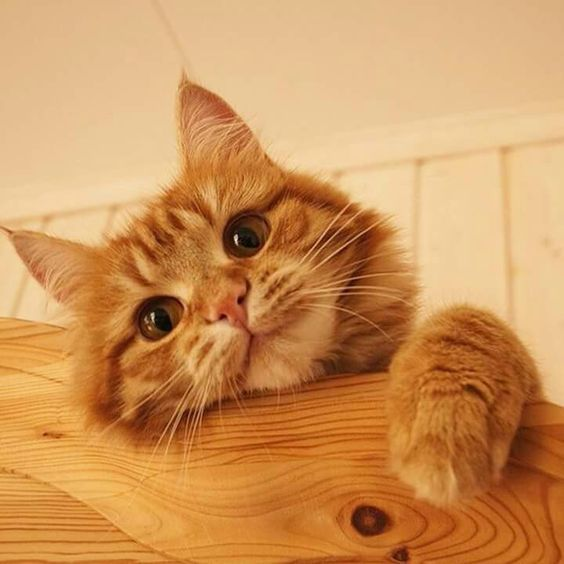
#> input picture practical/images/cat.jpg, 564 x 564 px
$ python intensity_slicing.py
#> lines starting #> are read from the running program, lines starting #| are printed output that depends on the picture
import cv2
import numpy as np


def intensitySlicingBg(img,low,high):
    height,width=img.shape
    result=np.zeros(shape=(height,width),dtype=np.uint8)
    for i in range(height):
        for j in range(width):
            if img[i,j]>low and img[i,j]<high:
                result[i,j]=255
            else:
                result[i,j]=img[i,j]
    return result

def instensitySlicingwithoutbg(img,low,high):
    height,width=img.shape
    result=np.zeros(shape=(height,width),dtype=np.uint8)
    for i in range(height):
        for j in range(width):
            if img[i,j]>low and img[i,j]<high:
                result[i,j]=img[i,j]
            else:
                result[i,j]=0
    return result

img=cv2.imread("images/cat.jpg",0)
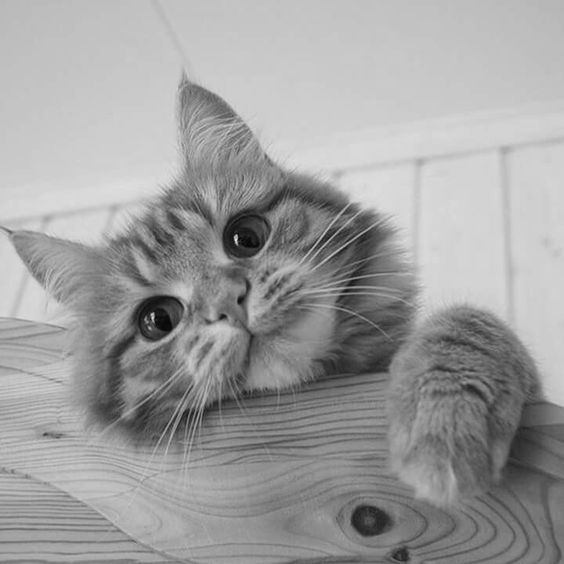
#> img: shape (564, 564); min 2, max 232, mean 158.6

low=100
high=200


def imgneg(img):
    height,width=img.shape
    result=np.zeros(shape=(height,width),dtype=np.uint8)
    for i in range(height):
        for j in range(width):
            result[i,j]=255-img[i,j]
    return result

bg=intensitySlicingBg(img,low,high)
#> after the loop in intensitySlicingBg, `for i in range(height):`:
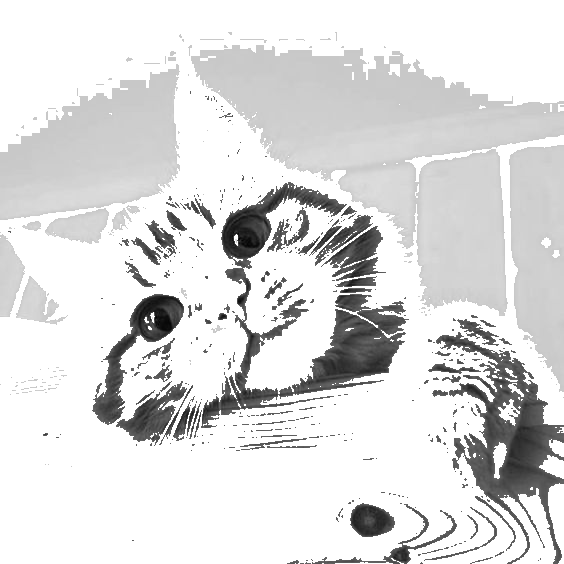
#> result: shape (564, 564); min 2, max 255, mean 221.1
nobg=instensitySlicingwithoutbg(img,low,high)
#> after the loop in instensitySlicingwithoutbg, `for i in range(height):`:
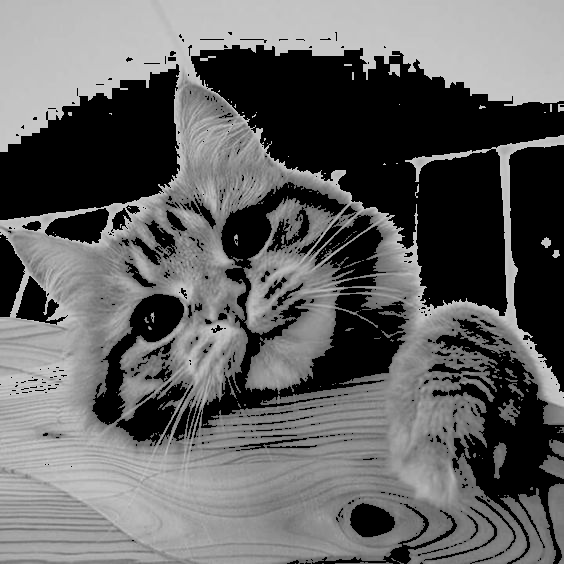
#> result: shape (564, 564); min 0, max 199, mean 98
neg=imgneg(img)
#> after the loop in imgneg, `for i in range(height):`:
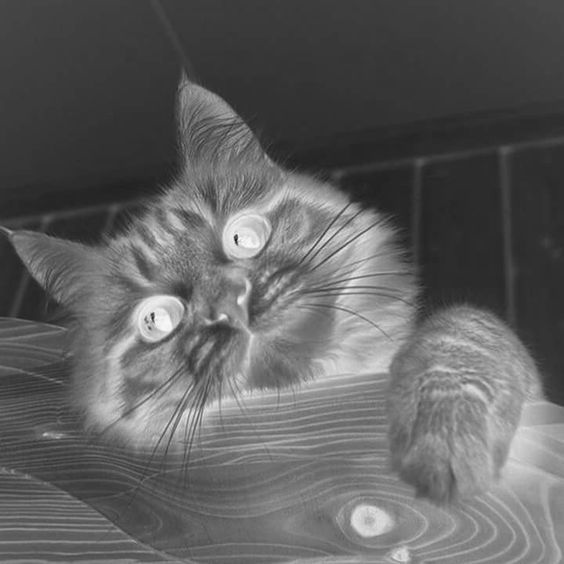
#> result: shape (564, 564); min 23, max 253, mean 96.4

cv2.imshow("Original",img)

cv2.imshow("Background",bg)

cv2.imshow("Foreground",nobg)

cv2.imshow("Negative",neg)

cv2.waitKey(0)

cv2.destroyAllWindows()

$ run again, with practical/images/rainbow.jpg copied over practical/images/cat.jpg
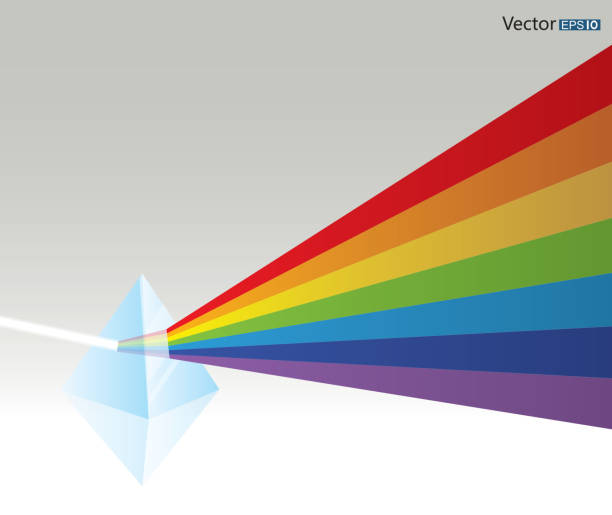
#> input picture practical/images/rainbow.jpg, 612 x 515 px
#> after the loop in instensitySlicingwithoutbg, `for i in range(height):`:
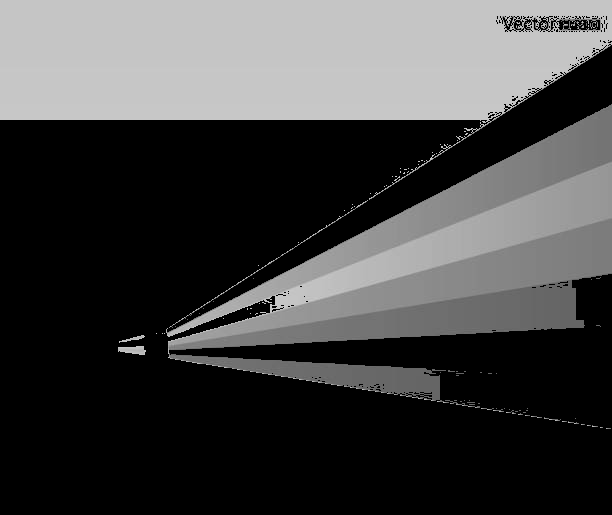
#> result: shape (515, 612); min 0, max 199, mean 67.1
#> after the loop in imgneg, `for i in range(height):`:
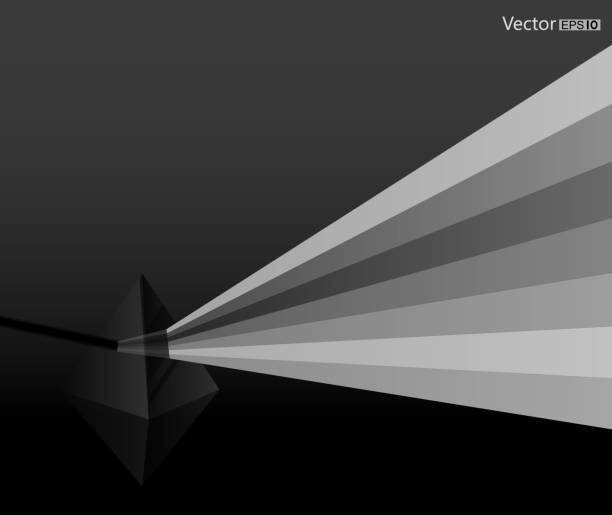
#> result: shape (515, 612); min 0, max 238, mean 65
